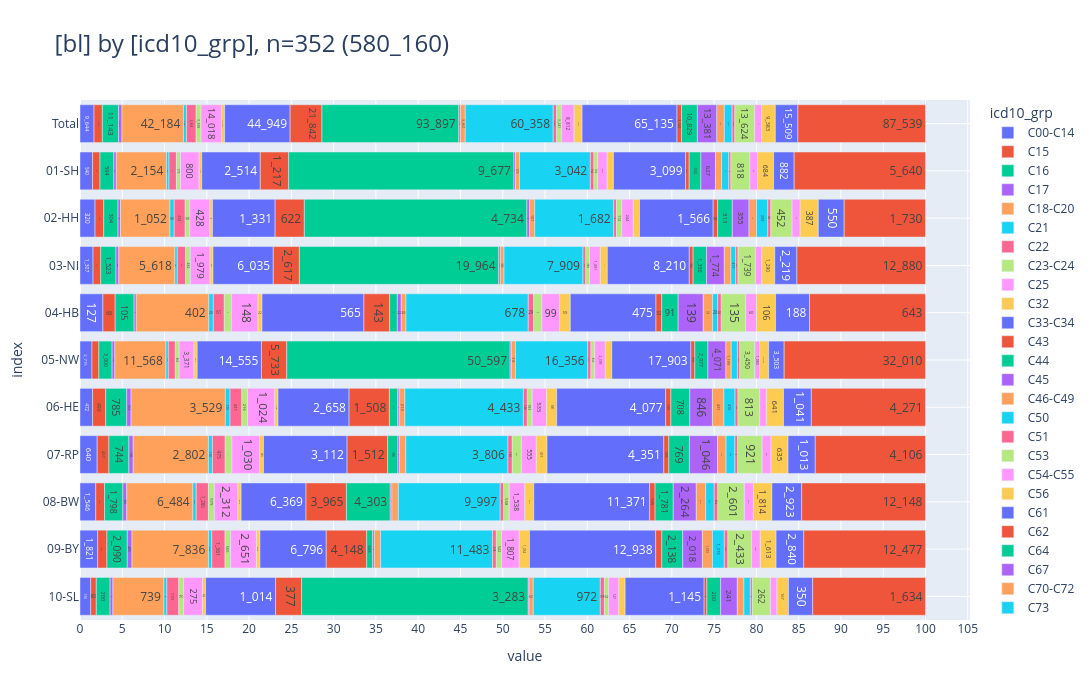

Write notebook code for a chart like this one.
### Markdown cell above
### <a id='toc1_5_2_'></a>[Diagnosegruppen](#toc0_)
- **Filter: DJ = 2024, C44 und D-Diagnosen sind eingeschlossen**

> 💡 `ZfKD`: _"Die Anteile für D-Diagnosen sind in etwa vergleichbar, die für C44 unterscheiden sich recht deutlich"_

### Code cell
_alias = "icd10_3d"
_df = (
    show_freqs(alias=_alias, incl_c44_and_d=True)
    .merge(dim_icd10_3d.to_df().set_index('code'), left_on=_alias, right_index=True, how="left")
    [["kkr", "code_kid", "cnt"]]
    .rename(columns={"kkr": "bl", "code_kid": "icd10_grp"})
)
_=pls.plot_stacked_bars(
    _df,
    orientation="h",
    normalize=False,
    relative=True,
    dropna=False,
    sort_values_index=False,
    show_total=True,
    height=700,
)

### Figure 1 — Plotly figure (JSON) as saved in the notebook; plotly's stock layout.template omitted (floating-point values rounded to 4 significant figures)
{"data": [{"hovertemplate": "col=C00-C14<br>value=%{x}<br>index=%{y}<br>cnt_str=%{text}<extra></extra>", "legendgroup": "C00-C14", "marker": {"color": "#636EFA", "pattern": {"shape": ""}}, "name": "C00-C14", "orientation": "h", "showlegend": true, "text": ["9_644", "540", "320", "1_307", "127", "2_715", "472", "640", "1_546", "1_821", "156"], "textposition": "auto", "type": "bar", "x": [9644, 540, 320, 1307, 127, 2715, 472, 640, 1546, 1821, 156], "xaxis": "x", "y": [" Total", "01-SH", "02-HH", "03-NI", "04-HB", "05-NW", "06-HE", "07-RP", "08-BW", "09-BY", "10-SL"], "yaxis": "y"}, {"hovertemplate": "col=C15<br>value=%{x}<br>index=%{y}<br>cnt_str=%{text}<extra></extra>", "legendgroup": "C15", "marker": {"color": "#EF553B", "pattern": {"shape": ""}}, "name": "C15", "orientation": "h", "showlegend": true, "text": ["5_708", "320", "185", "774", "68", "1_554", "490", "437", "863", "937", "80"], "textposition": "auto", "type": "bar", "x": [5708, 320, 185, 774, 68, 1554, 490, 437, 863, 937, 80], "xaxis": "x", "y": [" Total", "01-SH", "02-HH", "03-NI", "04-HB", "05-NW", "06-HE", "07-RP", "08-BW", "09-BY", "10-SL"], "yaxis": "y"}, {"hovertemplate": "col=C16<br>value=%{x}<br>index=%{y}<br>cnt_str=%{text}<extra></extra>", "legendgroup": "C16", "marker": {"color": "#00CC96", "pattern": {"shape": ""}}, "name": "C16", "orientation": "h", "showlegend": true, "text": ["11_143", "594", "304", "1_523", "105", "3_000", "785", "744", "1_798", "2_090", "200"], "textposition": "auto", "type": "bar", "x": [11143, 594, 304, 1523, 105, 3000, 785, 744, 1798, 2090, 200], "xaxis": "x", "y": [" Total", "01-SH", "02-HH", "03-NI", "04-HB", "05-NW", "06-HE", "07-RP", "08-BW", "09-BY", "10-SL"], "yaxis": "y"}, {"hovertemplate": "col=C17<br>value=%{x}<br>index=%{y}<br>cnt_str=%{text}<extra></extra>", "legendgroup": "C17", "marker": {"color": "#AB63FA", "pattern": {"shape": ""}}, "name": "C17", "orientation": "h", "showlegend": true, "text": ["2_313", "105", "53", "284", "12", "628", "163", "160", "382", "485", "41"], "textposition": "auto", "type": "bar", "x": [2313, 105, 53, 284, 12, 628, 163, 160, 382, 485, 41], "xaxis": "x", "y": [" Total", "01-SH", "02-HH", "03-NI", "04-HB", "05-NW", "06-HE", "07-RP", "08-BW", "09-BY", "10-SL"], "yaxis": "y"}, {"hovertemplate": "col=C18-C20<br>value=%{x}<br>index=%{y}<br>cnt_str=%{text}<extra></extra>", "legendgroup": "C18-C20", "marker": {"color": "#FFA15A", "pattern": {"shape": ""}}, "name": "C18-C20", "orientation": "h", "showlegend": true, "text": ["42_184", "2_154", "1_052", "5_618", "402", "11_568", "3_529", "2_802", "6_484", "7_836", "739"], "textposition": "auto", "type": "bar", "x": [42184, 2154, 1052, 5618, 402, 11568, 3529, 2802, 6484, 7836, 739], "xaxis": "x", "y": [" Total", "01-SH", "02-HH", "03-NI", "04-HB", "05-NW", "06-HE", "07-RP", "08-BW", "09-BY", "10-SL"], "yaxis": "y"}, {"hovertemplate": "col=C21<br>value=%{x}<br>index=%{y}<br>cnt_str=%{text}<extra></extra>", "legendgroup": "C21", "marker": {"color": "#19D3F3", "pattern": {"shape": ""}}, "name": "C21", "orientation": "h", "showlegend": true, "text": ["2_047", "109", "90", "239", "25", "547", "175", "150", "330", "340", "42"], "textposition": "auto", "type": "bar", "x": [2047, 109, 90, 239, 25, 547, 175, 150, 330, 340, 42], "xaxis": "x", "y": [" Total", "01-SH", "02-HH", "03-NI", "04-HB", "05-NW", "06-HE", "07-RP", "08-BW", "09-BY", "10-SL"], "yaxis": "y"}, {"hovertemplate": "col=C22<br>value=%{x}<br>index=%{y}<br>cnt_str=%{text}<extra></extra>", "legendgroup": "C22", "marker": {"color": "#FF6692", "pattern": {"shape": ""}}, "name": "C22", "orientation": "h", "showlegend": true, "text": ["6_664", "319", "234", "823", "61", "1_581", "437", "475", "1_200", "1_361", "173"], "textposition": "auto", "type": "bar", "x": [6664, 319, 234, 823, 61, 1581, 437, 475, 1200, 1361, 173], "xaxis": "x", "y": [" Total", "01-SH", "02-HH", "03-NI", "04-HB", "05-NW", "06-HE", "07-RP", "08-BW", "09-BY", "10-SL"], "yaxis": "y"}, {"hovertemplate": "col=C23-C24<br>value=%{x}<br>index=%{y}<br>cnt_str=%{text}<extra></extra>", "legendgroup": "C23-C24", "marker": {"color": "#B6E880", "pattern": {"shape": ""}}, "name": "C23-C24", "orientation": "h", "showlegend": true, "text": ["3_339", "175", "98", "482", "39", "863", "216", "252", "579", "565", "70"], "textposition": "auto", "type": "bar", "x": [3339, 175, 98, 482, 39, 863, 216, 252, 579, 565, 70], "xaxis": "x", "y": [" Total", "01-SH", "02-HH", "03-NI", "04-HB", "05-NW", "06-HE", "07-RP", "08-BW", "09-BY", "10-SL"], "yaxis": "y"}, {"hovertemplate": "col=C25<br>value=%{x}<br>index=%{y}<br>cnt_str=%{text}<extra></extra>", "legendgroup": "C25", "marker": {"color": "#FF97FF", "pattern": {"shape": ""}}, "name": "C25", "orientation": "h", "showlegend": true, "text": ["14_018", "800", "428", "1_979", "148", "3_371", "1_024", "1_030", "2_312", "2_651", "275"], "textposition": "auto", "type": "bar", "x": [14018, 800, 428, 1979, 148, 3371, 1024, 1030, 2312, 2651, 275], "xaxis": "x", "y": [" Total", "01-SH", "02-HH", "03-NI", "04-HB", "05-NW", "06-HE", "07-RP", "08-BW", "09-BY", "10-SL"], "yaxis": "y"}, {"hovertemplate": "col=C32<br>value=%{x}<br>index=%{y}<br>cnt_str=%{text}<extra></extra>", "legendgroup": "C32", "marker": {"color": "#FECB52", "pattern": {"shape": ""}}, "name": "C32", "orientation": "h", "showlegend": true, "text": ["2_179", "112", "56", "294", "22", "714", "118", "145", "313", "362", "43"], "textposition": "auto", "type": "bar", "x": [2179, 112, 56, 294, 22, 714, 118, 145, 313, 362, 43], "xaxis": "x", "y": [" Total", "01-SH", "02-HH", "03-NI", "04-HB", "05-NW", "06-HE", "07-RP", "08-BW", "09-BY", "10-SL"], "yaxis": "y"}, {"hovertemplate": "col=C33-C34<br>value=%{x}<br>index=%{y}<br>cnt_str=%{text}<extra></extra>", "legendgroup": "C33-C34", "marker": {"color": "#636EFA", "pattern": {"shape": ""}}, "name": "C33-C34", "orientation": "h", "showlegend": true, "text": ["44_949", "2_514", "1_331", "6_035", "565", "14_555", "2_658", "3_112", "6_369", "6_796", "1_014"], "textposition": "auto", "type": "bar", "x": [44949, 2514, 1331, 6035, 565, 14555, 2658, 3112, 6369, 6796, 1014], "xaxis": "x", "y": [" Total", "01-SH", "02-HH", "03-NI", "04-HB", "05-NW", "06-HE", "07-RP", "08-BW", "09-BY", "10-SL"], "yaxis": "y"}, {"hovertemplate": "col=C43<br>value=%{x}<br>index=%{y}<br>cnt_str=%{text}<extra></extra>", "legendgroup": "C43", "marker": {"color": "#EF553B", "pattern": {"shape": ""}}, "name": "C43", "orientation": "h", "showlegend": true, "text": ["21_842", "1_217", "622", "2_617", "143", "5_733", "1_508", "1_512", "3_965", "4_148", "377"], "textposition": "auto", "type": "bar", "x": [21842, 1217, 622, 2617, 143, 5733, 1508, 1512, 3965, 4148, 377], "xaxis": "x", "y": [" Total", "01-SH", "02-HH", "03-NI", "04-HB", "05-NW", "06-HE", "07-RP", "08-BW", "09-BY", "10-SL"], "yaxis": "y"}, {"hovertemplate": "col=C44<br>value=%{x}<br>index=%{y}<br>cnt_str=%{text}<extra></extra>", "legendgroup": "C44", "marker": {"color": "#00CC96", "pattern": {"shape": ""}}, "name": "C44", "orientation": "h", "showlegend": true, "text": ["93_897", "9_677", "4_734", "19_964", "42", "50_597", "314", "380", "4_303", "603", "3_283"], "textposition": "auto", "type": "bar", "x": [93897, 9677, 4734, 19964, 42, 50597, 314, 380, 4303, 603, 3283], "xaxis": "x", "y": [" Total", "01-SH", "02-HH", "03-NI", "04-HB", "05-NW", "06-HE", "07-RP", "08-BW", "09-BY", "10-SL"], "yaxis": "y"}, {"hovertemplate": "col=C45<br>value=%{x}<br>index=%{y}<br>cnt_str=%{text}<extra></extra>", "legendgroup": "C45", "marker": {"color": "#AB63FA", "pattern": {"shape": ""}}, "name": "C45", "orientation": "h", "showlegend": true, "text": ["1_060", "67", "59", "169", "22", "282", "53", "58", "156", "182", "12"], "textposition": "auto", "type": "bar", "x": [1060, 67, 59, 169, 22, 282, 53, 58, 156, 182, 12], "xaxis": "x", "y": [" Total", "01-SH", "02-HH", "03-NI", "04-HB", "05-NW", "06-HE", "07-RP", "08-BW", "09-BY", "10-SL"], "yaxis": "y"}, {"hovertemplate": "col=C46-C49<br>value=%{x}<br>index=%{y}<br>cnt_str=%{text}<extra></extra>", "legendgroup": "C46-C49", "marker": {"color": "#FFA15A", "pattern": {"shape": ""}}, "name": "C46-C49", "orientation": "h", "showlegend": true, "text": ["3_367", "170", "107", "366", "26", "916", "213", "236", "636", "637", "60"], "textposition": "auto", "type": "bar", "x": [3367, 170, 107, 366, 26, 916, 213, 236, 636, 637, 60], "xaxis": "x", "y": [" Total", "01-SH", "02-HH", "03-NI", "04-HB", "05-NW", "06-HE", "07-RP", "08-BW", "09-BY", "10-SL"], "yaxis": "y"}, {"hovertemplate": "col=C50<br>value=%{x}<br>index=%{y}<br>cnt_str=%{text}<extra></extra>", "legendgroup": "C50", "marker": {"color": "#19D3F3", "pattern": {"shape": ""}}, "name": "C50", "orientation": "h", "showlegend": true, "text": ["60_358", "3_042", "1_682", "7_909", "678", "16_356", "4_433", "3_806", "9_997", "11_483", "972"], "textposition": "auto", "type": "bar", "x": [60358, 3042, 1682, 7909, 678, 16356, 4433, 3806, 9997, 11483, 972], "xaxis": "x", "y": [" Total", "01-SH", "02-HH", "03-NI", "04-HB", "05-NW", "06-HE", "07-RP", "08-BW", "09-BY", "10-SL"], "yaxis": "y"}, {"hovertemplate": "col=C51<br>value=%{x}<br>index=%{y}<br>cnt_str=%{text}<extra></extra>", "legendgroup": "C51", "marker": {"color": "#FF6692", "pattern": {"shape": ""}}, "name": "C51", "orientation": "h", "showlegend": true, "text": ["2_321", "154", "59", "272", "29", "741", "148", "160", "321", "378", "59"], "textposition": "auto", "type": "bar", "x": [2321, 154, 59, 272, 29, 741, 148, 160, 321, 378, 59], "xaxis": "x", "y": [" Total", "01-SH", "02-HH", "03-NI", "04-HB", "05-NW", "06-HE", "07-RP", "08-BW", "09-BY", "10-SL"], "yaxis": "y"}, {"hovertemplate": "col=C53<br>value=%{x}<br>index=%{y}<br>cnt_str=%{text}<extra></extra>", "legendgroup": "C53", "marker": {"color": "#B6E880", "pattern": {"shape": ""}}, "name": "C53", "orientation": "h", "showlegend": true, "text": ["3_241", "163", "112", "384", "46", "850", "183", "341", "558", "542", "62"], "textposition": "auto", "type": "bar", "x": [3241, 163, 112, 384, 46, 850, 183, 341, 558, 542, 62], "xaxis": "x", "y": [" Total", "01-SH", "02-HH", "03-NI", "04-HB", "05-NW", "06-HE", "07-RP", "08-BW", "09-BY", "10-SL"], "yaxis": "y"}, {"hovertemplate": "col=C54-C55<br>value=%{x}<br>index=%{y}<br>cnt_str=%{text}<extra></extra>", "legendgroup": "C54-C55", "marker": {"color": "#FF97FF", "pattern": {"shape": ""}}, "name": "C54-C55", "orientation": "h", "showlegend": true, "text": ["8_812", "407", "244", "1_081", "99", "2_399", "535", "555", "1_538", "1_807", "147"], "textposition": "auto", "type": "bar", "x": [8812, 407, 244, 1081, 99, 2399, 535, 555, 1538, 1807, 147], "xaxis": "x", "y": [" Total", "01-SH", "02-HH", "03-NI", "04-HB", "05-NW", "06-HE", "07-RP", "08-BW", "09-BY", "10-SL"], "yaxis": "y"}, {"hovertemplate": "col=C56<br>value=%{x}<br>index=%{y}<br>cnt_str=%{text}<extra></extra>", "legendgroup": "C56", "marker": {"color": "#FECB52", "pattern": {"shape": ""}}, "name": "C56", "orientation": "h", "showlegend": true, "text": ["5_426", "268", "134", "700", "59", "1_472", "381", "397", "870", "1_054", "91"], "textposition": "auto", "type": "bar", "x": [5426, 268, 134, 700, 59, 1472, 381, 397, 870, 1054, 91], "xaxis": "x", "y": [" Total", "01-SH", "02-HH", "03-NI", "04-HB", "05-NW", "06-HE", "07-RP", "08-BW", "09-BY", "10-SL"], "yaxis": "y"}, {"hovertemplate": "col=C61<br>value=%{x}<br>index=%{y}<br>cnt_str=%{text}<extra></extra>", "legendgroup": "C61", "marker": {"color": "#636EFA", "pattern": {"shape": ""}}, "name": "C61", "orientation": "h", "showlegend": true, "text": ["65_135", "3_099", "1_566", "8_210", "475", "17_903", "4_077", "4_351", "11_371", "12_938", "1_145"], "textposition": "auto", "type": "bar", "x": [65135, 3099, 1566, 8210, 475, 17903, 4077, 4351, 11371, 12938, 1145], "xaxis": "x", "y": [" Total", "01-SH", "02-HH", "03-NI", "04-HB", "05-NW", "06-HE", "07-RP", "08-BW", "09-BY", "10-SL"], "yaxis": "y"}, {"hovertemplate": "col=C62<br>value=%{x}<br>index=%{y}<br>cnt_str=%{text}<extra></extra>", "legendgroup": "C62", "marker": {"color": "#EF553B", "pattern": {"shape": ""}}, "name": "C62", "orientation": "h", "showlegend": true, "text": ["3_144", "153", "94", "384", "32", "895", "195", "185", "535", "632", "39"], "textposition": "auto", "type": "bar", "x": [3144, 153, 94, 384, 32, 895, 195, 185, 535, 632, 39], "xaxis": "x", "y": [" Total", "01-SH", "02-HH", "03-NI", "04-HB", "05-NW", "06-HE", "07-RP", "08-BW", "09-BY", "10-SL"], "yaxis": "y"}, {"hovertemplate": "col=C64<br>value=%{x}<br>index=%{y}<br>cnt_str=%{text}<extra></extra>", "legendgroup": "C64", "marker": {"color": "#00CC96", "pattern": {"shape": ""}}, "name": "C64", "orientation": "h", "showlegend": true, "text": ["10_829", "502", "313", "1_350", "91", "2_977", "708", "769", "1_781", "2_138", "200"], "textposition": "auto", "type": "bar", "x": [10829, 502, 313, 1350, 91, 2977, 708, 769, 1781, 2138, 200], "xaxis": "x", "y": [" Total", "01-SH", "02-HH", "03-NI", "04-HB", "05-NW", "06-HE", "07-RP", "08-BW", "09-BY", "10-SL"], "yaxis": "y"}, {"hovertemplate": "col=C67<br>value=%{x}<br>index=%{y}<br>cnt_str=%{text}<extra></extra>", "legendgroup": "C67", "marker": {"color": "#AB63FA", "pattern": {"shape": ""}}, "name": "C67", "orientation": "h", "showlegend": true, "text": ["13_381", "627", "355", "1_774", "139", "4_071", "846", "1_046", "2_264", "2_018", "241"], "textposition": "auto", "type": "bar", "x": [13381, 627, 355, 1774, 139, 4071, 846, 1046, 2264, 2018, 241], "xaxis": "x", "y": [" Total", "01-SH", "02-HH", "03-NI", "04-HB", "05-NW", "06-HE", "07-RP", "08-BW", "09-BY", "10-SL"], "yaxis": "y"}, {"hovertemplate": "col=C70-C72<br>value=%{x}<br>index=%{y}<br>cnt_str=%{text}<extra></extra>", "legendgroup": "C70-C72", "marker": {"color": "#FFA15A", "pattern": {"shape": ""}}, "name": "C70-C72", "orientation": "h", "showlegend": true, "text": ["5_135", "266", "160", "658", "52", "1_199", "431", "319", "921", "1_033", "96"], "textposition": "auto", "type": "bar", "x": [5135, 266, 160, 658, 52, 1199, 431, 319, 921, 1033, 96], "xaxis": "x", "y": [" Total", "01-SH", "02-HH", "03-NI", "04-HB", "05-NW", "06-HE", "07-RP", "08-BW", "09-BY", "10-SL"], "yaxis": "y"}, {"hovertemplate": "col=C73<br>value=%{x}<br>index=%{y}<br>cnt_str=%{text}<extra></extra>", "legendgroup": "C73", "marker": {"color": "#19D3F3", "pattern": {"shape": ""}}, "name": "C73", "orientation": "h", "showlegend": true, "text": ["5_342", "306", "239", "477", "28", "1_407", "416", "329", "834", "1_213", "93"], "textposition": "auto", "type": "bar", "x": [5342, 306, 239, 477, 28, 1407, 416, 329, 834, 1213, 93], "xaxis": "x", "y": [" Total", "01-SH", "02-HH", "03-NI", "04-HB", "05-NW", "06-HE", "07-RP", "08-BW", "09-BY", "10-SL"], "yaxis": "y"}, {"hovertemplate": "col=C81<br>value=%{x}<br>index=%{y}<br>cnt_str=%{text}<extra></extra>", "legendgroup": "C81", "marker": {"color": "#FF6692", "pattern": {"shape": ""}}, "name": "C81", "orientation": "h", "showlegend": true, "text": ["1_875", "91", "66", "242", "20", "504", "109", "96", "354", "364", "29"], "textposition": "auto", "type": "bar", "x": [1875, 91, 66, 242, 20, 504, 109, 96, 354, 364, 29], "xaxis": "x", "y": [" Total", "01-SH", "02-HH", "03-NI", "04-HB", "05-NW", "06-HE", "07-RP", "08-BW", "09-BY", "10-SL"], "yaxis": "y"}, {"hovertemplate": "col=C82-C88<br>value=%{x}<br>index=%{y}<br>cnt_str=%{text}<extra></extra>", "legendgroup": "C82-C88", "marker": {"color": "#B6E880", "pattern": {"shape": ""}}, "name": "C82-C88", "orientation": "h", "showlegend": true, "text": ["13_624", "818", "452", "1_739", "135", "3_450", "813", "921", "2_601", "2_433", "262"], "textposition": "auto", "type": "bar", "x": [13624, 818, 452, 1739, 135, 3450, 813, 921, 2601, 2433, 262], "xaxis": "x", "y": [" Total", "01-SH", "02-HH", "03-NI", "04-HB", "05-NW", "06-HE", "07-RP", "08-BW", "09-BY", "10-SL"], "yaxis": "y"}, {"hovertemplate": "col=C90<br>value=%{x}<br>index=%{y}<br>cnt_str=%{text}<extra></extra>", "legendgroup": "C90", "marker": {"color": "#FF97FF", "pattern": {"shape": ""}}, "name": "C90", "orientation": "h", "showlegend": true, "text": ["4_752", "332", "171", "649", "60", "1_080", "250", "327", "891", "897", "95"], "textposition": "auto", "type": "bar", "x": [4752, 332, 171, 649, 60, 1080, 250, 327, 891, 897, 95], "xaxis": "x", "y": [" Total", "01-SH", "02-HH", "03-NI", "04-HB", "05-NW", "06-HE", "07-RP", "08-BW", "09-BY", "10-SL"], "yaxis": "y"}, {"hovertemplate": "col=C91-C95<br>value=%{x}<br>index=%{y}<br>cnt_str=%{text}<extra></extra>", "legendgroup": "C91-C95", "marker": {"color": "#FECB52", "pattern": {"shape": ""}}, "name": "C91-C95", "orientation": "h", "showlegend": true, "text": ["9_383", "684", "387", "1_290", "106", "2_046", "641", "635", "1_814", "1_613", "167"], "textposition": "auto", "type": "bar", "x": [9383, 684, 387, 1290, 106, 2046, 641, 635, 1814, 1613, 167], "xaxis": "x", "y": [" Total", "01-SH", "02-HH", "03-NI", "04-HB", "05-NW", "06-HE", "07-RP", "08-BW", "09-BY", "10-SL"], "yaxis": "y"}, {"hovertemplate": "col=C_res<br>value=%{x}<br>index=%{y}<br>cnt_str=%{text}<extra></extra>", "legendgroup": "C_res", "marker": {"color": "#636EFA", "pattern": {"shape": ""}}, "name": "C_res", "orientation": "h", "showlegend": true, "text": ["15_509", "882", "550", "2_219", "188", "3_503", "1_041", "1_013", "2_923", "2_840", "350"], "textposition": "auto", "type": "bar", "x": [15509, 882, 550, 2219, 188, 3503, 1041, 1013, 2923, 2840, 350], "xaxis": "x", "y": [" Total", "01-SH", "02-HH", "03-NI", "04-HB", "05-NW", "06-HE", "07-RP", "08-BW", "09-BY", "10-SL"], "yaxis": "y"}, {"hovertemplate": "col=D<br>value=%{x}<br>index=%{y}<br>cnt_str=%{text}<extra></extra>", "legendgroup": "D", "marker": {"color": "#EF553B", "pattern": {"shape": ""}}, "name": "D", "orientation": "h", "showlegend": true, "text": ["87_539", "5_640", "1_730", "12_880", "643", "32_010", "4_271", "4_106", "12_148", "12_477", "1_634"], "textposition": "auto", "type": "bar", "x": [87539, 5640, 1730, 12880, 643, 32010, 4271, 4106, 12148, 12477, 1634], "xaxis": "x", "y": [" Total", "01-SH", "02-HH", "03-NI", "04-HB", "05-NW", "06-HE", "07-RP", "08-BW", "09-BY", "10-SL"], "yaxis": "y"}], "layout": {"barmode": "relative", "barnorm": "percent", "height": 700, "legend": {"title": {"text": "icd10_grp"}, "tracegroupgap": 0, "traceorder": "normal"}, "title": {"font": {"size": 24}, "text": "[bl] by [icd10_grp], n=352 (580_160)", "xanchor": "left", "y": 0.95, "yanchor": "top"}, "width": 1600, "xaxis": {"anchor": "y", "domain": [0, 1], "dtick": 5, "gridwidth": 1, "showgrid": true, "title": {"text": "value"}}, "yaxis": {"anchor": "x", "categoryarray": ["10-SL", "09-BY", "08-BW", "07-RP", "06-HE", "05-NW", "04-HB", "03-NI", "02-HH", "01-SH", " Total"], "categoryorder": "array", "domain": [0, 1], "gridwidth": 1, "showgrid": true, "title": {"text": "index"}}}}
